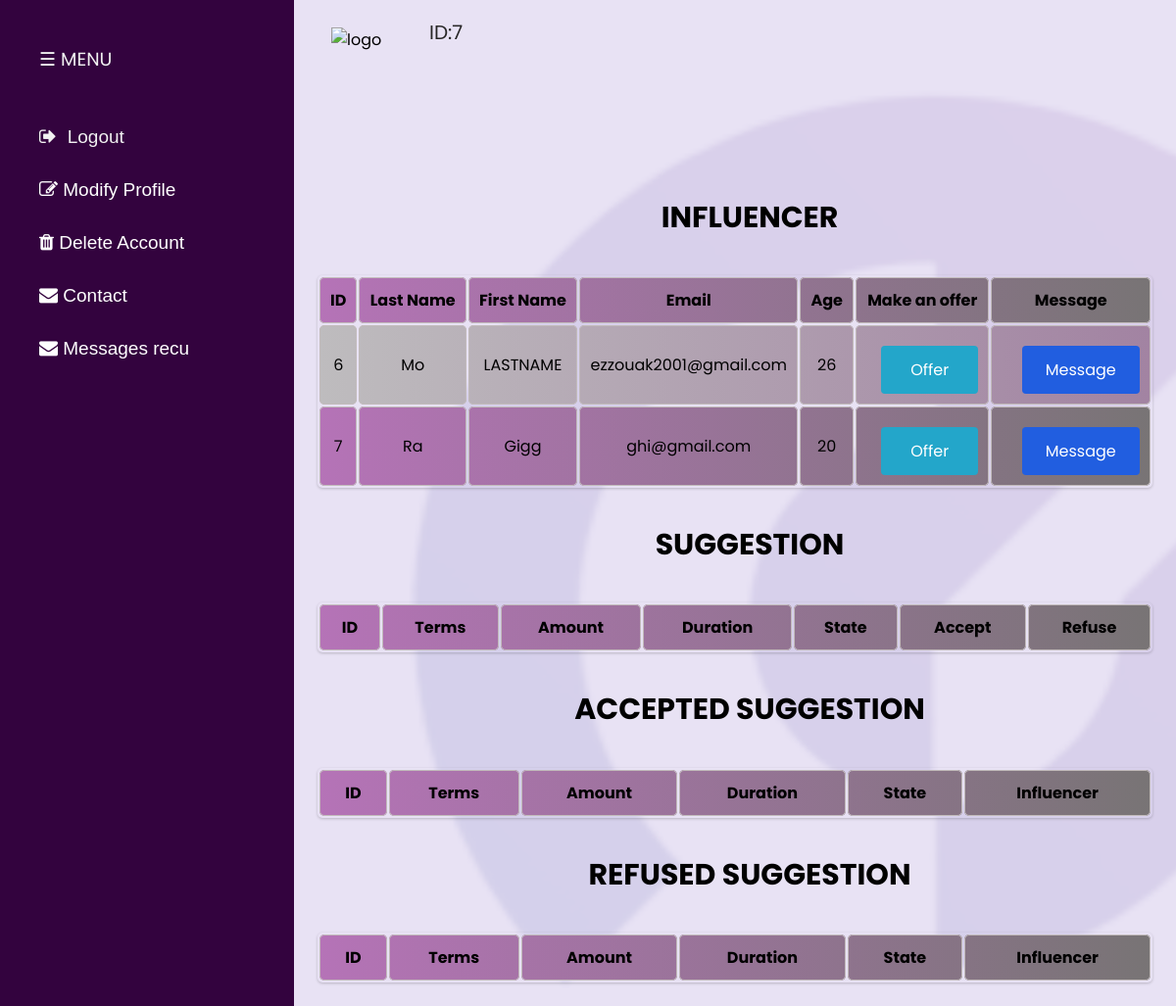
Before: /entreprise.php (signed in) with the older database file.
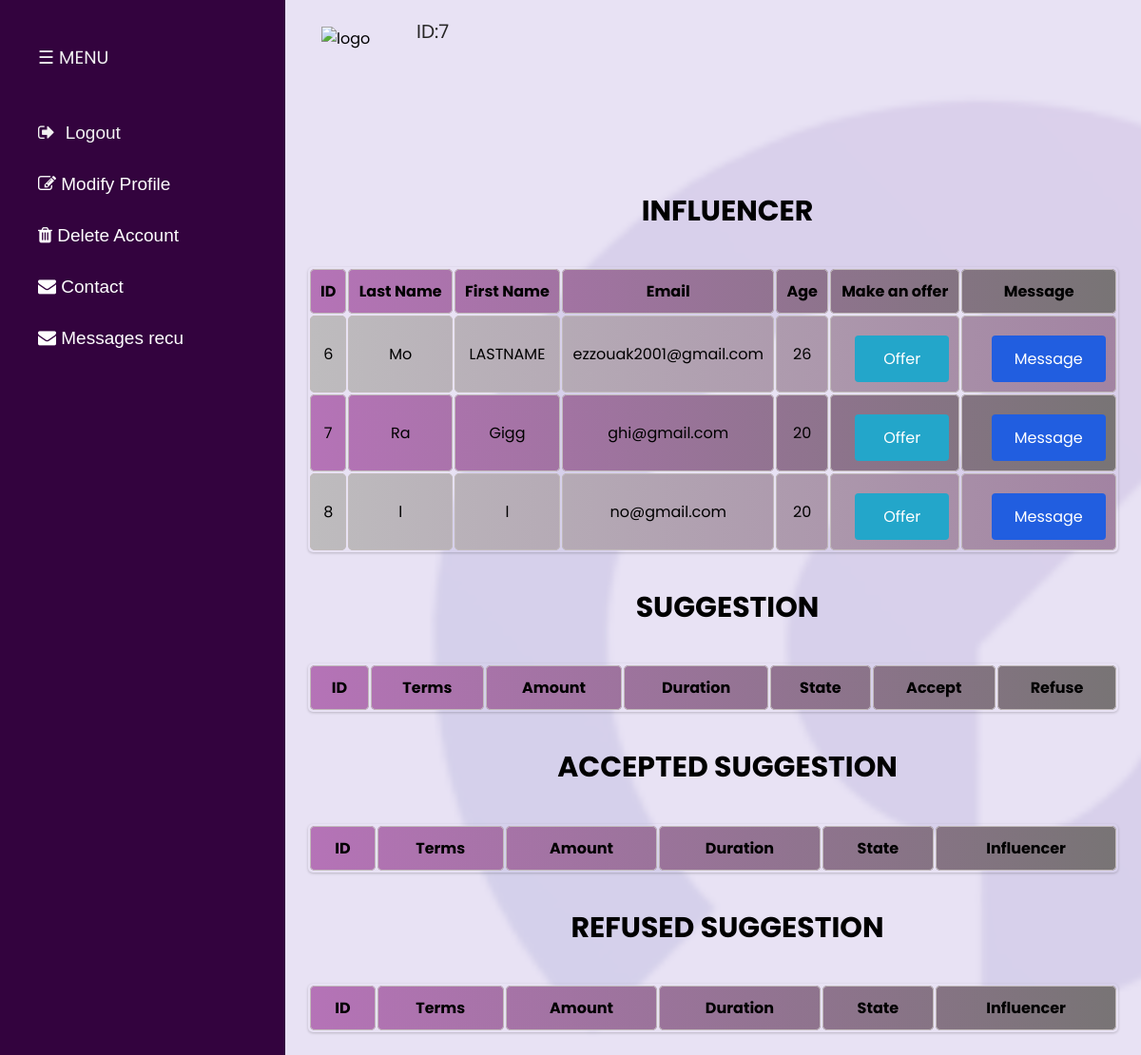
After: the same page with the newer database file.
### tables this page shows
CREATE TABLE `influencer` (
  `id` int(6) UNSIGNED NOT NULL,
  `lastname` varchar(30) NOT NULL,
  `firstname` varchar(30) NOT NULL,
  `email` varchar(30) NOT NULL,
  `password` varchar(30) NOT NULL,
  `age` int(6) NOT NULL
);

### entreprise.php (the view, shortened to what this page needs)
<?php
    include_once 'database.php';
    if(!isset($_SESSION['email'])){
    ?>
      <script type="text/javascript">window.location="loogin.php";</script>
<?php
    exit();
    }else{
        $id=$_SESSION['id'];
        $sql="SELECT * FROM entreprise WHERE id='$id'";
        $result=mysqli_query($conn,$sql);
        $row=mysqli_fetch_assoc($result);
        $name=$row['Name'];
        $logo='Upload/'.$row['logo'];
    }
?>
<!DOCTYPE html>
<html lang="en">
<head>
    <link rel="stylesheet" href="./css/entreprise.css">
    <link rel="stylesheet" href="https://cdnjs.cloudflare.com/ajax/libs/font-awesome/4.7.0/css/font-awesome.min.css">
</head>
<body>
<div class="col-div-6">
<div class="profile">
<img src="<?php echo $logo ?>" alt="logo" class="pro-img">
<p><?php echo $name;?><span>ID:<?php echo $_SESSION['id'] ?></span></p>
</div>
</div>
    <nav>
        <ul>
            <li>&#9776; MENU </li><br><br>
            <li>
            <i class="fa fa-sign-out"></i>
                <input type="submit" value="Logout" onclick="window.location.href='logout.php'">
            </li><br>
            <li><a href="modifypfent.php"><i class="fa fa-pencil-square-o"></i> Modify Profile</a>
            </li><br>
            <li><a href="delete.php"><i class="fa fa-trash"></i> Delete Account</a>
            </li><br>
            <li>
            <a href="message_admin.php"><i class="fa fa-envelope"></i> Contact</a>
            </li><br>
            <li>
                <a href="conversations_ent.php"><i class="fa fa-envelope"></i> Messages recu</a>
            </li><br>
        </ul>
    </nav>
    <main>
    </main>
<div class="main">
<?php
include_once 'database.php';
echo "<h1 style='font-size:30px; padding: 16px;'><strong><center>INFLUENCER </center></strong></h1>";
$sql = "SELECT * FROM influencer";
$result = mysqli_query($conn, $sql);
echo "<table>";
echo "<tr><th>ID</th><th>Last Name</th><th>First Name</th><th>Email</th><th>Age</th><th>Make an offer</th><th>Message</th></tr>";
foreach ($result as $row) {
    echo "<tr>";
    echo "<td>" .$row['id'] . "</td>";
    echo "<td>".$row['lastname']."</td>";
    echo "<td>".$row['firstname']."</td>";
    echo "<td>".$row['email']."</td>";
    echo "<td>".$row['age']."</td>";
    echo "<td>";
    echo "<form method='post'>";
    echo "<button type='button' class='offer-btn'>Offer</button>";
    echo "</form>";
    echo "</td>";
    echo "<td>";
    echo "<form method='post'>";
    echo "<button type='submit' class='message-btn' name='message'>Message</button>";
    echo "</form>";
    echo "</td>";
    echo "</tr>";
}
echo "</table>";
        ?>
<?php
echo "<h1><center>SUGGESTION</center></h1>";
echo "<table>";
echo "<tr><th>ID</th><th>Terms</th><th>Amount</th><th>Duration</th><th>State</th><th>Accept</th><th>Refuse</th></tr>";
echo "</table>";
        ?>
<?php
echo "<h1>ACCEPTED SUGGESTION</h1>";
echo "<table>";
echo "<tr><th>ID</th><th>Terms</th><th>Amount</th><th>Duration</th><th>State</th><th>Influencer</th></tr>";
echo "</table>";
echo "<h1>REFUSED SUGGESTION</h1>";
echo "<table>";
echo "<tr><th>ID</th><th>Terms</th><th>Amount</th><th>Duration</th><th>State</th><th>Influencer</th></tr>";
echo "</table>";
?>
</div>
</body>
</html>

Changed rows visible on the page:
added influencer: id "8", lastname "l", firstname "l", email "no@gmail.com", age "20"
